Frame 1 (no input): blank canvas, image omitted
Frame 60 (no input): blank canvas, image omitted
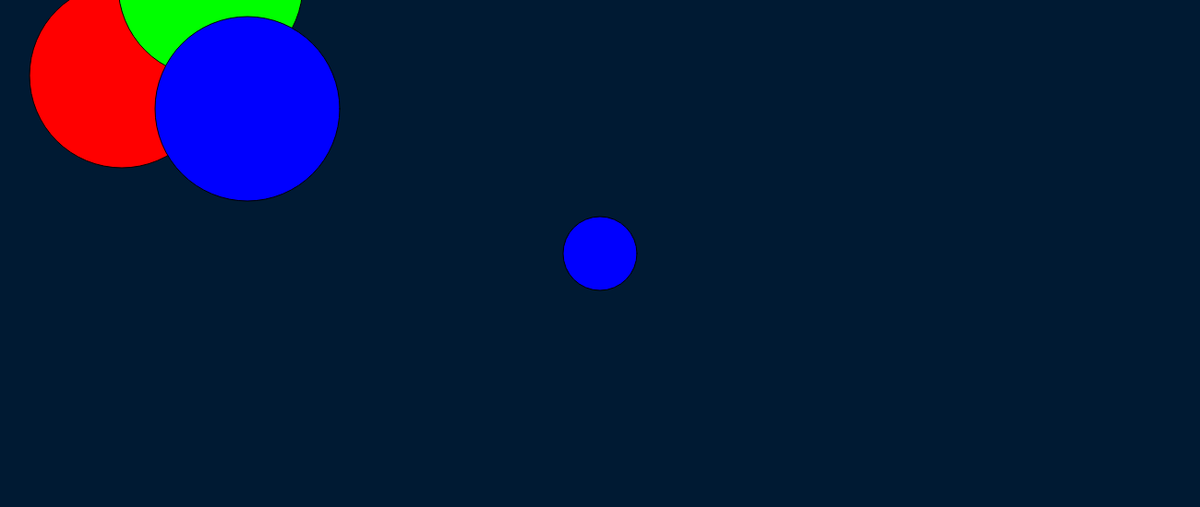
Frame 120 (the mouse pressed at the canvas centre since frame 60)

The p5.js sketch whose frames 1 and 60 were blank and that drew this single picture after the mouse press (run headless with seeded random() and noise() and a simulated clock; from frame 60 on, the mouse is pressed at the canvas centre):

// p5.js sketch
// ── sketch.js
function setup() {
  createCanvas(1300, 550);
  }
  function draw() {
  if (mouseIsPressed) {
    background(0, 26, 51); // Dark blue color
    fill(255, 0, 0); // Red color
    ellipse(132, 82, 200, 200); // Red circle
    fill(0, 255, 0); // Green color
    ellipse(228, -16, 200, 200); // Green circle
    fill(0, 0, 255); // Blue color
    ellipse(268, 118, 200, 200); // Blue circle
  }
  ellipse(mouseX, mouseY, 80, 80);
  }
